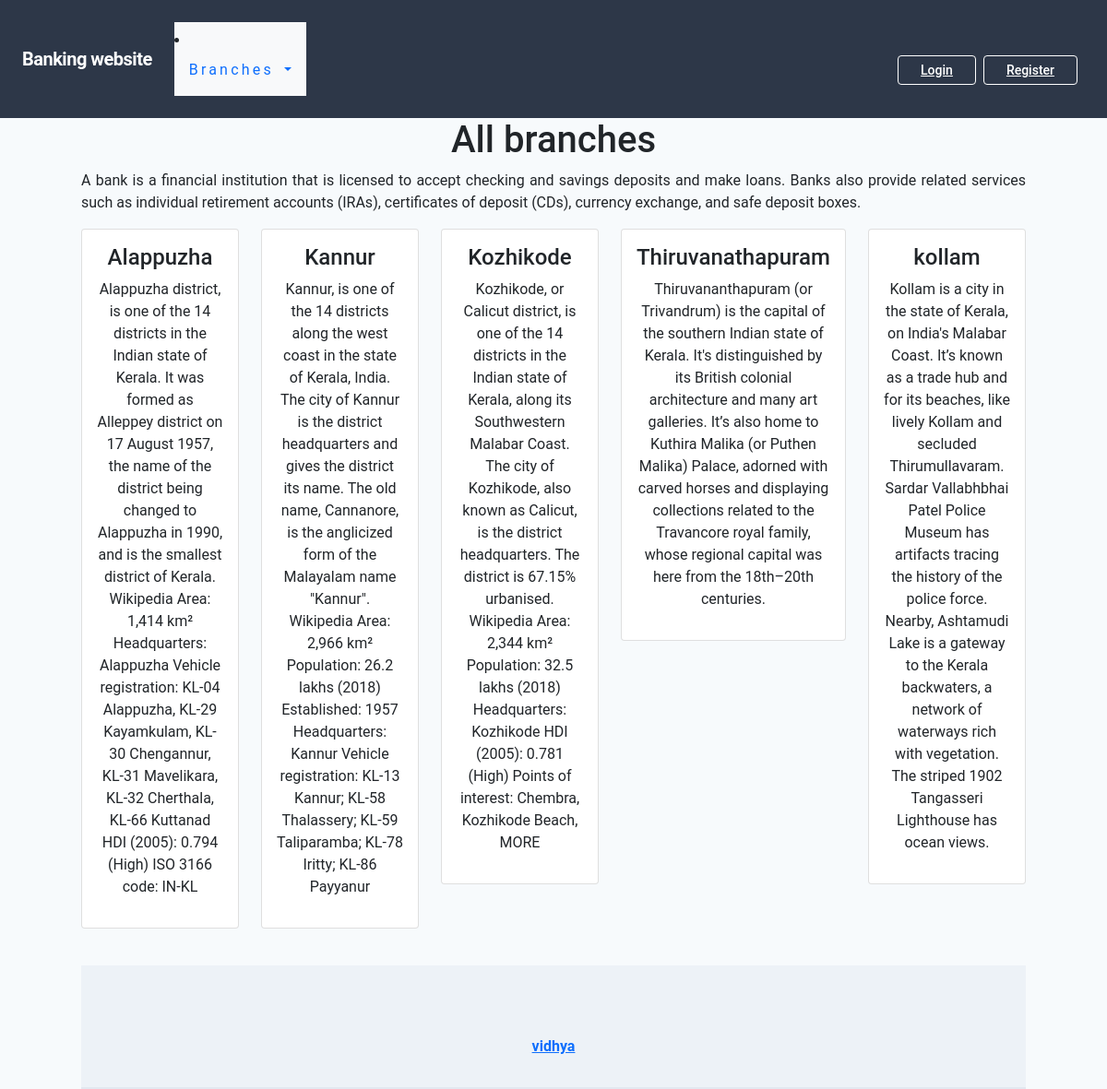
Screenshot of /accounts/ with the database file from the repository.
### accounts/models.py (models this page shows)
class District(models.Model):
    name=models.CharField(max_length=250,unique=True)
    slug=models.SlugField(max_length=250,unique=True)
    description=models.TextField(blank=True)
    class Meta:
        ordering =('name',)
        verbose_name='district'
        verbose_name_plural='districts'
    def get_url(self):
        return reverse('accounts:districts_by_District',args= [self.slug])
    def __str__(self):
        return '{}'.format(self.name)

### accounts/views.py (the view)
# urls.py: path("", views.allbranch, name="allbranch"),
def allbranch(request,d_slug=None):
    d_page=None
    districts_list=None
    if d_slug!=None:
        d_page=get_object_or_404(District,slug=d_slug)
        print ("d_page",d_page)
        districts_list=District.objects.all().filter(name=d_page)
    else:
         districts_list=District.objects.all()
    paginator = Paginator(districts_list, 6)
    try:
         page = int(request.GET.get('page', '1'))
    except:
        page = 1
    try:
         districts = paginator.page(page)
    except  (EmptyPage, InvalidPage):
            districts= paginator.page(paginator.num_pages)
    return render(request,"accounts/user_branches.html", {'districts':districts})

### accounts/context_processors.py (called while the page is built)
def menu_links(request):
    links=District.objects.all()
    print (dict (links=links))
    return dict(links=links)

### templates/accounts/user_branches.html (shortened to what this page needs)
{% extends "core/base.html" %}
{% load static %}
{% block content %}
    {% if District %}
    <div>
    <h1 class="text-center my_title">{{district.name}}</h1>
    <p class="text-justify">{{district.description}}</p>
</div>
{% else %}
<div>
    <h1 class="text-center my_title"> All branches</h1>
    <p class="text-justify">A bank is a financial institution that is licensed to accept checking and savings deposits and make loans. Banks also provide related services such as individual retirement accounts (IRAs), certificates of deposit (CDs), currency exchange, and safe deposit boxes.</p>
</div>
{% endif %}
<div clas="container">
    <div class="row mx_auto">
        {% for District in districts.object_list %}
        <div class="my_bottom_margin col">
            <div class="card text-center" >
            <div class="card-body">
                <h4>{{District.name}}</h4>
                <p>{{District.description}}</p>
            </div>
            </div>
        </div>
    {% endfor %}
{% endblock %}

### templates/core/base.html (shortened to what this page needs)
{% load static %}
<!DOCTYPE html>
<html lang="en">
    <head>
        <link href="https://unpkg.com/tailwindcss@^1.0/dist/tailwind.min.css" rel="stylesheet">
        <link href="https://cdn.jsdelivr.net/npm/bootstrap@5.0.2/dist/css/bootstrap.min.css" rel="stylesheet">
            <link rel="stylesheet" href="{% static 'css/custom.css' %}">
    </head>
    <body class="bg-gray-100">
        {% block body %}
            {% include 'core/navbar.html' %}
            <div class="lg:container lg:mx-auto">
                {% block content %}{% endblock %}
            </div>
            {% include 'core/footer.html' %}
        {% endblock %}
    </body>
</html>

### templates/core/navbar.html (shortened to what this page needs)
<nav class="flex items-center justify-between flex-wrap bg-gray-800 p-6">
    <div class="flex items-center flex-shrink-0 text-white mr-6">
        <span class="font-semibold text-xl tracking-tight">Banking website </span>
    </div>
    <nav class="navbar navbar-expand-lg navbar-light bg-light">
        <li class="nav-item dropdown">
          <a class="nav-link dropdown-toggle" href="#" id="navbarDropdownMenuLink" role="button" data-bs-toggle="dropdown" aria-expanded="false">
           Branches
          </a>
        </li>
</nav>
    <div class="w-full block flex-grow lg:flex lg:items-center lg:w-auto">
        {% if request.user.is_authenticated %}
            <div class="text-md lg:flex-grow">
                <a href="{% url 'transactions:transaction_report' %}" class="block mt-4 lg:inline-block lg:mt-0 text-white hover:text-white mr-4">
                    Transaction Report
                </a>
                <a href="{% url 'transactions:deposit_money' %}" class="block mt-4 lg:inline-block lg:mt-0 text-white hover:text-white mr-4">
                    Deposit
                </a>
                <a href="{% url 'transactions:withdraw_money' %}" class="block mt-4 lg:inline-block lg:mt-0 text-white hover:text-white">
                    Withdraw
                </a>
            </div>
            <div>
                <a href="{% url 'accounts:user_logout' %}" class="inline-block font-medium text-sm px-4 py-2 leading-none border rounded text-white border-white hover:border-transparent hover:text-gray-800 hover:bg-white mt-4 lg:mt-0">Logout</a>
            </div>
        {% else %}
            <div>
                <a href="{% url 'accounts:user_login' %}" class="mr-2 inline-block font-medium text-sm px-4 py-2 leading-none border rounded text-white border-white hover:border-transparent hover:text-gray-800 hover:bg-white mt-4 lg:mt-0">Login</a>
            </div>
            <div>
                <a href="{% url 'accounts:user_registration' %}" class="mr-2 inline-block font-medium text-sm px-4 py-2 leading-none border rounded text-white border-white hover:border-transparent hover:text-gray-800 hover:bg-white mt-4 lg:mt-0">Register</a>
            </div>
        {% endif %}
    </div>
</nav>

### templates/core/footer.html
<footer class="footer bg-gray-200 relative pt-1 border-b-2 mt-10">
    <div class="container mx-auto px-6">
        <div class="mt-5 flex flex-col items-center">
            <div class="sm:w-2/3 text-center py-6">
                <p class="text-md text-gray-900 font-bold mb-2">
                     <a href="#" target="_blank">vidhya</a>
                </p>
            </div>
        </div>
    </div>
</footer>

### static/css/custom.css (style rules this page uses)
body { font-family: 'Roboto', sans-serif; }
.nav-item { letter-spacing : .2em; font-size :14px text-transform :uppercase; }

### rows the page displays
District: name "Alappuzha", description "Alappuzha district, is one of the 14 districts in the Indian state of Kerala. It was formed as Alleppey district on 17 August 1957, the name of the district being changed to Alappuzha in 1990, and is the smallest district of Kerala. Wikipedia Area: 1,414 km² Headquarters: Alappuzha Vehicle registration: KL-04 Alappuzha, KL-29 Kayamkulam, KL-30 Chengannur, KL-31 Mavelikara, KL-32 Cherthala, KL-66 Kuttanad HDI (2005): 0.794 (High) ISO 3166 code: IN-KL"
District: name "Kannur", description "Kannur, is one of the 14 districts along the west coast in the state of Kerala, India. The city of Kannur is the district headquarters and gives the district its name. The old name, Cannanore, is the anglicized form of the Malayalam name \"Kannur\". Wikipedia Area: 2,966 km² Population: 26.2 lakhs (2018) Established: 1957 Headquarters: Kannur Vehicle registration: KL-13 Kannur; KL-58 Thalassery; KL-59 Taliparamba; KL-78 Iritty; KL-86 Payyanur"
District: name "Kozhikode", description "Kozhikode, or Calicut district, is one of the 14 districts in the Indian state of Kerala, along its Southwestern Malabar Coast. The city of Kozhikode, also known as Calicut, is the district headquarters. The district is 67.15% urbanised. Wikipedia Area: 2,344 km² Population: 32.5 lakhs (2018) Headquarters: Kozhikode HDI (2005): 0.781 (High) Points of interest: Chembra, Kozhikode Beach, MORE"
District: name "Thiruvanathapuram", description "Thiruvananthapuram (or Trivandrum) is the capital of the southern Indian state of Kerala. It's distinguished by its British colonial architecture and many art galleries. It’s also home to Kuthira Malika (or Puthen Malika) Palace, adorned with carved horses and displaying collections related to the Travancore royal family, whose regional capital was here from the 18th–20th centuries."
District: name "kollam", description "Kollam is a city in the state of Kerala, on India's Malabar Coast. It’s known as a trade hub and for its beaches, like lively Kollam and secluded Thirumullavaram. Sardar Vallabhbhai Patel Police Museum has artifacts tracing the history of the police force. Nearby, Ashtamudi Lake is a gateway to the Kerala backwaters, a network of waterways rich with vegetation. The striped 1902 Tangasseri Lighthouse has ocean views."
